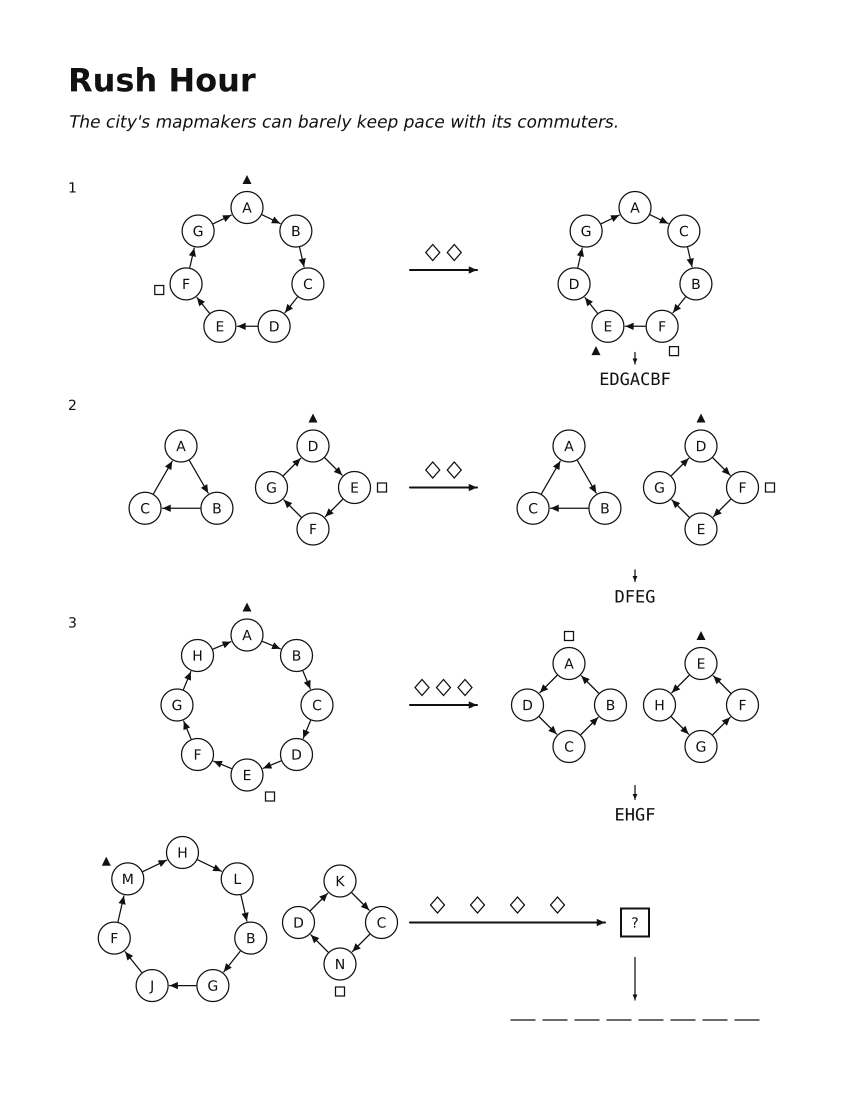
#> input picture tasks/rule-induction/rush-hour/environment/images/01.png, 1700 x 2193 px, found by its file name (shown at 1/2 size)
$ python pixels.py
#> lines starting #> are read from the running program, lines starting #| are printed output that depends on the picture; after the words box and inside, x2 and y2 are one past the last pixel; in counts of white or black regions, pixels touching at a corner belong together
import numpy as np
from PIL import Image
from collections import deque

def components(mask):
 todo=mask.copy(); h,w=todo.shape;out=[]
 for y,x in zip(*np.nonzero(mask)):
  if not todo[y,x]:continue
  todo[y,x]=False;stack=[(int(x),int(y))];pix=[]
  while stack:
   u,v=stack.pop();pix.append((u,v))
   for a,b in ((u-1,v),(u+1,v),(u,v-1),(u,v+1),(u-1,v-1),(u+1,v-1),(u-1,v+1),(u+1,v+1)):
    if 0<=a<w and 0<=b<h and todo[b,a]:todo[b,a]=False;stack.append((a,b))
  arr=np.array(pix);lo=arr.min(0);hi=arr.max(0)+1
  out.append({'box':[int(lo[0]),int(lo[1]),int(hi[0]),int(hi[1])],'pixels':arr,'size':len(pix)})
 return out

REGIONS={'example_1_input':[180,330,800,720],'example_1_output':[1000,330,1560,720],'example_2_input':[180,815,800,1100],'example_2_output':[1000,815,1570,1100],'example_3_input':[180,1190,800,1610],'example_3_output':[1000,1240,1570,1550],'target_input':[180,1650,800,2010]}
def holes(mask):
 h,w=mask.shape;out=[]
 for c in components(~mask):
  x0,y0,x1,y1=c['box']
  if 59<=x1-x0<=64 and 59<=y1-y0<=64:
   out.append(((x0+x1-1)/2,(y0+y1-1)/2))
 return out

if __name__=='__main__':
 import json
 im=np.array(Image.open('/app/images/01.png').convert('L'))<128
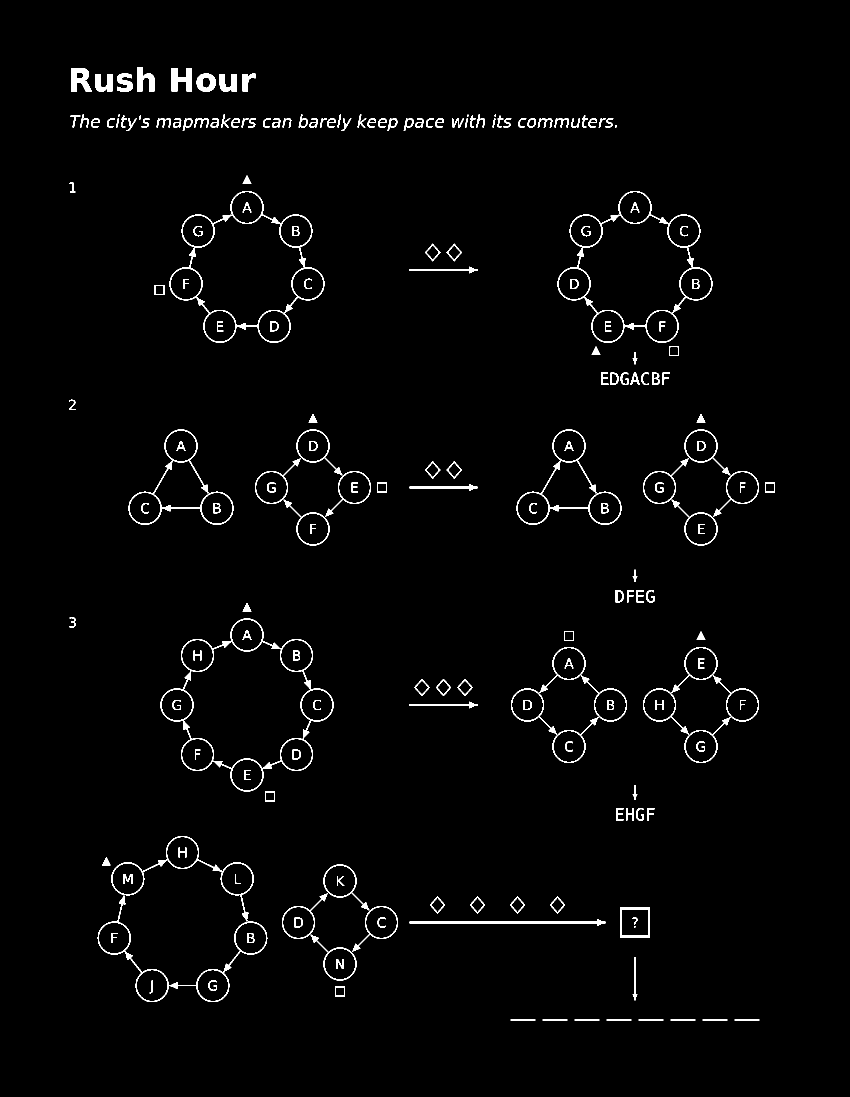
#> im: shape (2193, 1700) bool (shown at 1/2 size); 1.9% white; 210 white regions (5 under 20 px), largest, box (x1, y1, x2, y2) and area: (321, 1237, 667, 1583) 5250, (339, 382, 649, 686) 4653, (1115, 382, 1425, 686) 4653
 result={}
 for name,box in REGIONS.items():
  x0,y0,x1,y1=box;m=im[y0:y1,x0:x1].copy();centres=holes(m);yy,xx=np.indices(m.shape)
  for x,y in centres:m[(xx-x)**2+(yy-y)**2<35**2]=False
  cs=components(m)
  result[name]={'nodes':[[x+x0,y+y0] for x,y in centres],'remaining':[{'box':[c['box'][0]+x0,c['box'][1]+y0,c['box'][2]+x0,c['box'][3]+y0],'size':c['size']} for c in cs]}
#> this loop made 7 passes
#> pass 1, `m = im[y0:y1, x0:x1].copy()`:
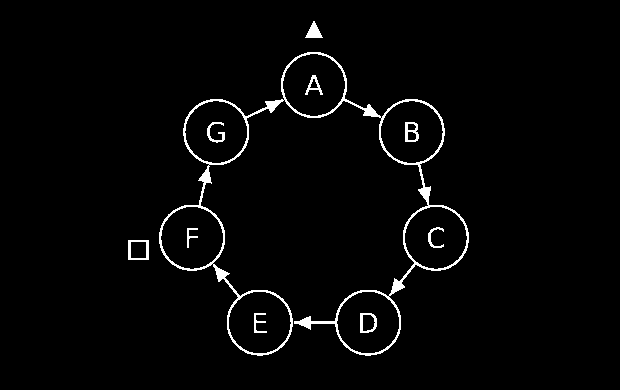
#> m: shape (390, 620) bool; 2.4% white in thin lines or dots, all inside (x1, y1, x2, y2) = (128, 21, 469, 356)
#> pass 1, in components (call 2), `todo = mask.copy()`:
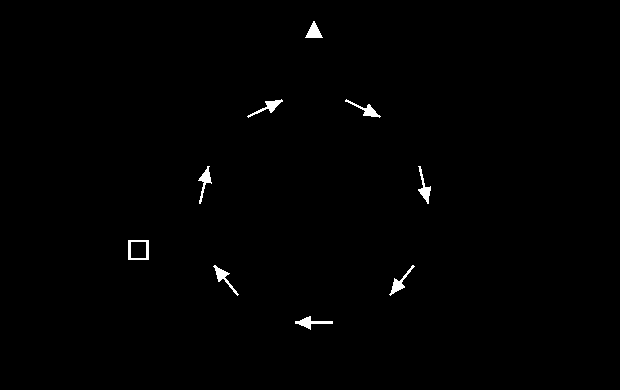
#> todo: shape (390, 620) bool; 0.65% white; 9 white regions, largest, box (x1, y1, x2, y2) and area: (295, 316, 333, 330) 186, (128, 240, 149, 260) 180, (389, 265, 415, 296) 178
#> pass 2, `m = im[y0:y1, x0:x1].copy()`:
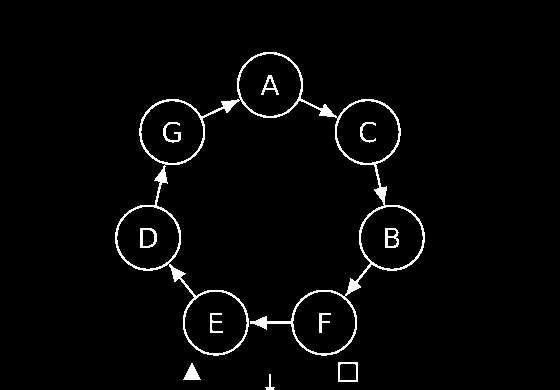
#> m: shape (390, 560) bool; 2.7% white in thin lines or dots, all inside (x1, y1, x2, y2) = (115, 52, 425, 390)
#> pass 2, in components (call 4), `todo = mask.copy()`:
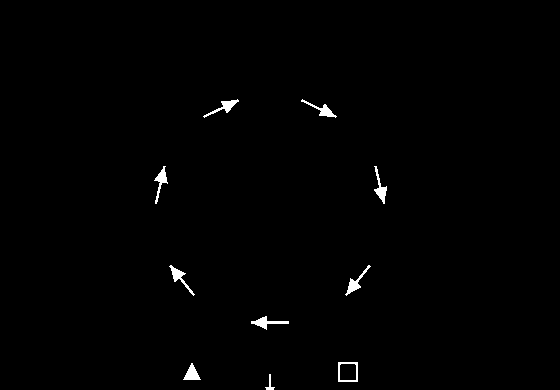
#> todo: shape (390, 560) bool; 0.73% white; 10 white regions, largest, box (x1, y1, x2, y2) and area: (251, 316, 289, 330) 186, (345, 265, 371, 296) 178, (169, 265, 195, 296) 177
#> after the loop:
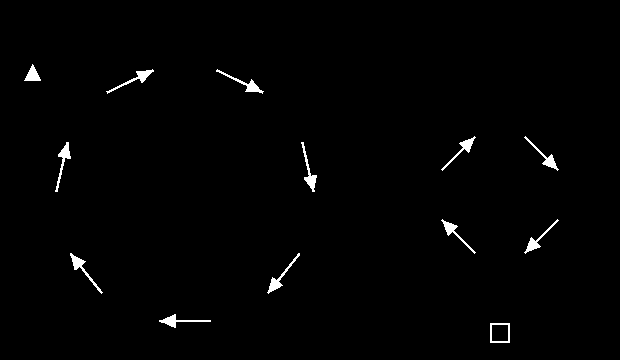
#> m: shape (360, 620) bool; 1.1% white; 13 white regions, largest, box (x1, y1, x2, y2) and area: (70, 253, 103, 294) 210, (55, 142, 71, 192) 209, (301, 142, 317, 192) 208
#> after the loop, result = 7 items
 print(json.dumps(result,indent=2))
#> (printed output is left out)
 with open('/work/components.json','w') as f:json.dump(result,f,indent=2)

from pathlib import Path
import json
class PixelError(ValueError):pass
def need(ok,msg):
 if not ok:raise PixelError(msg)

def tight(m):
 ys,xs=np.nonzero(m);need(len(xs)>0,'missing glyph')
 return m[ys.min():ys.max()+1,xs.min():xs.max()+1]
_BANK=None
# [70 lines left out: functions ocr, graph, not called in this run]

OPS=[[800,480,970,560],[800,915,970,995],[800,1340,970,1425],[805,1780,1220,1870]]
READOUTS=[[1190,740,1350,785],[1200,1170,1330,1220],[1200,1605,1330,1650]]
DOWN=[[1255,700,1285,740],[1255,1130,1285,1170],[1255,1560,1285,1605],[1255,1900,1285,2010]]
NUMBERS=[[130,355,160,390],[130,790,160,825],[130,1220,160,1260]]
def submask(mask,box):
 x,y,r,b=box;return mask[y:b,x:r]
# [59 lines left out: functions simple_arrow, operation, readword, parse, not called in this run]
